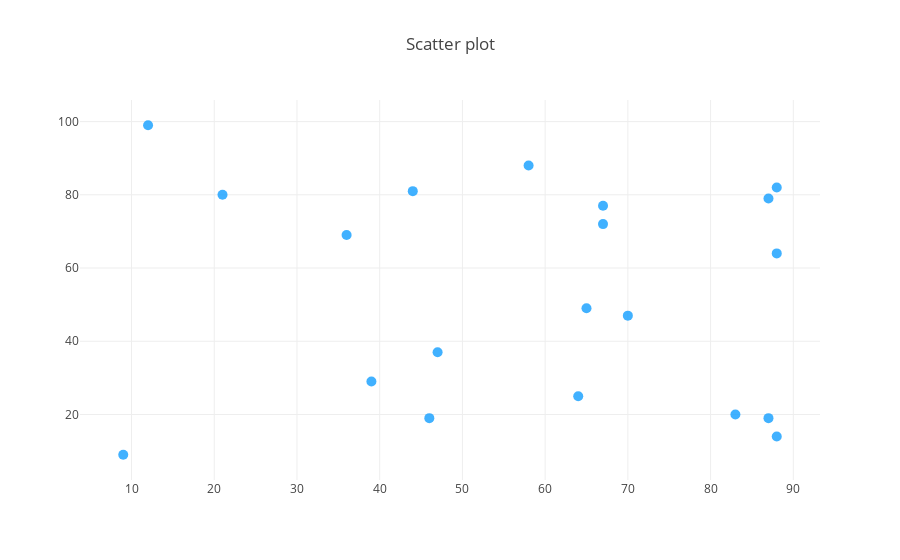

The cell this chart's notebook holds for it:
### Markdown cell above
- 2 numeric variables
- One x might have multiple corresponding y values

### Code cell
np.random.seed(0) 
n = 20
x=np.random.randint(0,100,n)
y=np.random.randint(0,100,n)
data = [go.Scatter(x=x,
                   y=y,
                   text = [str(i) for i in (zip(x,y))],
                   textposition = 'top center',
                   marker = dict(
            color = 'rgba(17, 157, 255, 0.8)',
            size = 10),
                   mode = 'markers')]
layout = go.Layout(title = 'Scatter plot')
fig = go.Figure(data= data,layout=layout)
iplot(fig)

### Figure 1 — Plotly figure (JSON) as saved in the notebook; plotly's stock layout.template omitted (floating-point values rounded to 4 significant figures)
{"data": [{"marker": {"color": "rgba(17, 157, 255, 0.8)", "size": 10}, "mode": "markers", "text": ["(44, 81)", "(47, 37)", "(64, 25)", "(67, 77)", "(67, 72)", "(9, 9)", "(83, 20)", "(21, 80)", "(36, 69)", "(87, 79)", "(70, 47)", "(88, 64)", "(88, 82)", "(12, 99)", "(58, 88)", "(65, 49)", "(39, 29)", "(87, 19)", "(46, 19)", "(88, 14)"], "textposition": "top center", "type": "scatter", "uid": "ec75378e-e8f4-4097-acc9-15614bc575c4", "x": [44, 47, 64, 67, 67, 9, 83, 21, 36, 87, 70, 88, 88, 12, 58, 65, 39, 87, 46, 88], "y": [81, 37, 25, 77, 72, 9, 20, 80, 69, 79, 47, 64, 82, 99, 88, 49, 29, 19, 19, 14]}], "layout": {"title": "Scatter plot"}}
